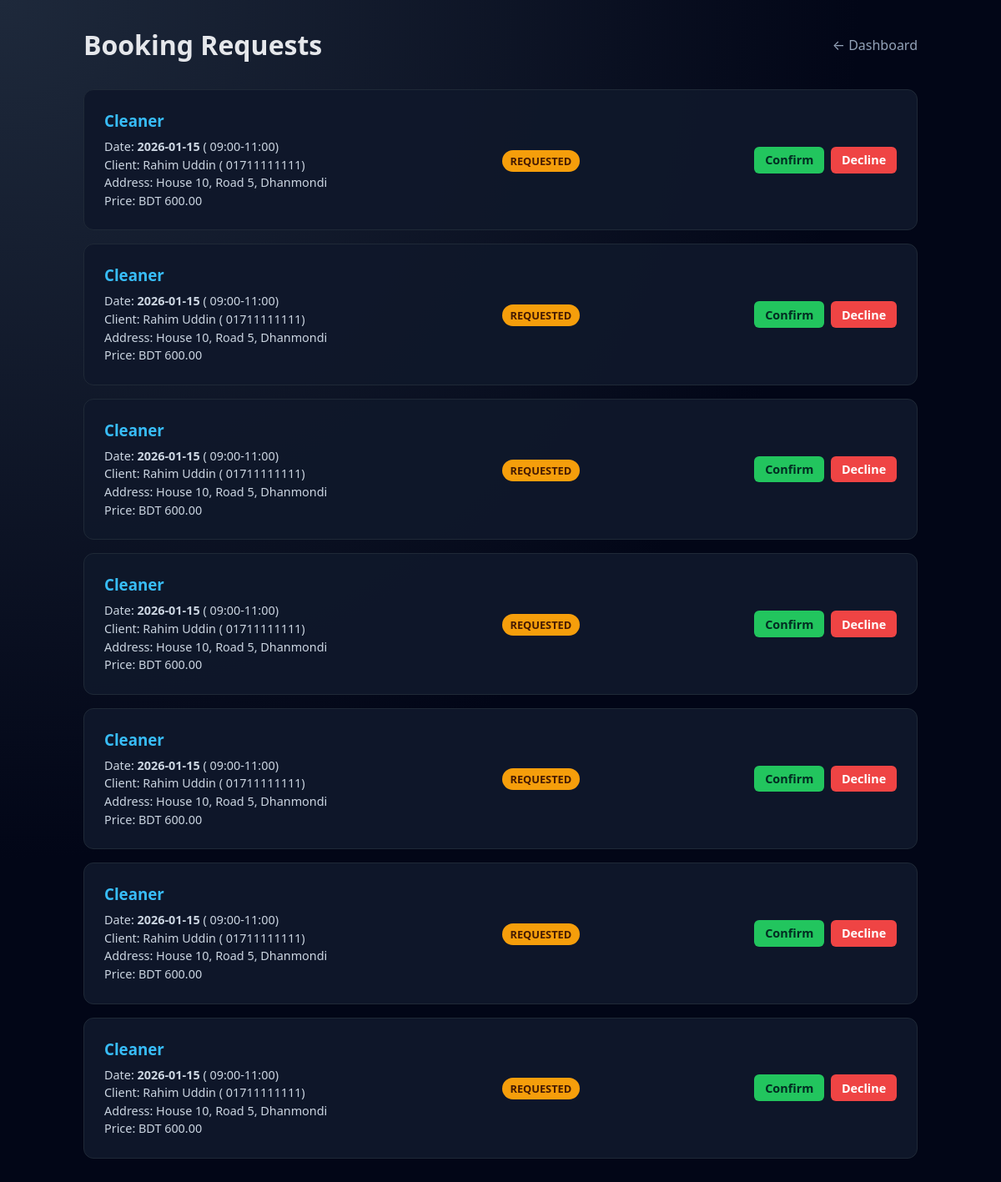
The app's page /provider_bookings.php (signed in) with its own data.
### tables this page shows
CREATE TABLE `servicebooking` (
  `BookingID` int(11) NOT NULL AUTO_INCREMENT,
  `ProviderID` int(11) NOT NULL,
  `UserID` int(11) NOT NULL,
  `ServiceType` enum('Cleaner','Van','Tuition','Meal','Other') NOT NULL,
  `Date` date NOT NULL,
  `TimeSlot` varchar(50) NOT NULL,
  `Address` varchar(255) NOT NULL,
  `Price` decimal(10,2) NOT NULL,
  `PaymentStatus` enum('Pending','Paid','Failed','Refunded') NOT NULL DEFAULT 'Pending',
  `BookingStatus` enum('Requested','Confirmed','InProgress','Completed','Cancelled') NOT NULL DEFAULT 'Requested',
  `CreatedAt` datetime NOT NULL DEFAULT current_timestamp(),
  PRIMARY KEY (`BookingID`),
  KEY `idx_booking_provider_date` (`ProviderID`,`Date`),
  KEY `idx_booking_user_date` (`UserID`,`Date`),
  CONSTRAINT `fk_booking_provider` FOREIGN KEY (`ProviderID`) REFERENCES `serviceprovider` (`ProviderID`) ON DELETE CASCADE ON UPDATE CASCADE,
  CONSTRAINT `fk_booking_user` FOREIGN KEY (`UserID`) REFERENCES `user` (`UserID`) ON DELETE CASCADE ON UPDATE CASCADE
);

CREATE TABLE `user` (
  `UserID` int(11) NOT NULL AUTO_INCREMENT,
  `FullName` varchar(100) NOT NULL,
  `Email` varchar(100) NOT NULL,
  `Phone` varchar(20) NOT NULL,
  `PasswordHash` varchar(255) NOT NULL,
  `Role` enum('Student','Owner','ServiceProvider','Admin') NOT NULL DEFAULT 'Student',
  `AgeGroup` enum('18-21','22-25','26-30','Over30') NOT NULL,
  `LivingStatus` enum('Alone','Roommates','Family','Hostel') NOT NULL,
  `CreatedAt` datetime NOT NULL DEFAULT current_timestamp(),
  `Status` enum('Active','Blocked','Suspended') NOT NULL DEFAULT 'Active',
  `Bio` text DEFAULT NULL,
  `Country` varchar(100) DEFAULT NULL,
  PRIMARY KEY (`UserID`),
  UNIQUE KEY `Email` (`Email`)
);

### provider_bookings.php (the view, shortened to what this page needs)
<?php
include 'config.php';
$providerId = $_SESSION['user_id'];
$bookings = [];
$stmt = $conn->prepare("
    SELECT sb.BookingID, sb.ServiceType, sb.Date, sb.TimeSlot, sb.Address, sb.Price, sb.BookingStatus,
           u.FullName AS ClientName, u.Phone, u.Email
    FROM SERVICEBOOKING sb
    JOIN USER u ON sb.UserID = u.UserID
    WHERE sb.ProviderID = ?
    ORDER BY sb.Date DESC
");
$stmt->bind_param("i", $providerId);
$stmt->execute();
$res = $stmt->get_result();
while ($row = $res->fetch_assoc()) {
    $bookings[] = $row;
}
?>
<!DOCTYPE html>
<html lang="en">
<head>
</head>
<body>
    <div class="container">
        <div class="header">
            <h1>Booking Requests</h1>
            <a href="index.php" class="back">← Dashboard</a>
        </div>
        <?php if (empty($bookings)): ?>
            <div class="empty">No bookings found.</div>
        <?php else: ?>
            <?php foreach ($bookings as $b): ?>
                <div class="card">
                    <div class="info">
                        <h3>
                            <?php echo htmlspecialchars($b['ServiceType']); ?>
                        </h3>
                        <div class="details">
                            Date: <strong>
                                <?php echo $b['Date']; ?>
                            </strong> (
                            <?php echo htmlspecialchars($b['TimeSlot']); ?>)<br>
                            Client:
                            <?php echo htmlspecialchars($b['ClientName']); ?> (
                            <?php echo htmlspecialchars($b['Phone']); ?>)<br>
                            Address:
                            <?php echo htmlspecialchars($b['Address']); ?><br>
                            Price: BDT
                            <?php echo number_format($b['Price'], 2); ?>
                        </div>
                    </div>
                    <div class="state">
                        <span class="status status-<?php echo $b['BookingStatus']; ?>">
                            <?php echo $b['BookingStatus']; ?>
                        </span>
                    </div>
                    <div class="actions">
                        <?php if ($b['BookingStatus'] === 'Requested'): ?>
                            <a href="?action=confirm&id=<?php echo $b['BookingID']; ?>" class="btn btn-confirm">Confirm</a>
                            <a href="?action=cancel&id=<?php echo $b['BookingID']; ?>" class="btn btn-cancel">Decline</a>
                        <?php elseif ($b['BookingStatus'] === 'Confirmed'): ?>
                            <a href="?action=complete&id=<?php echo $b['BookingID']; ?>" class="btn btn-primary"
                                style="background:#3b82f6; color:white;">Mark Complete</a>
                        <?php endif; ?>
                    </div>
                </div>
            <?php endforeach; ?>
        <?php endif; ?>
    </div>
</body>
</html>

### provider_bookings.php (style rules this page uses)
body { margin: 0; font-family: system-ui, -apple-system, BlinkMacSystemFont, "Segoe UI", sans-serif; background: radial-gradient(circle at top left, #1e293b 0, #020617 55%); color: #e5e7eb; min-height: 100vh; display: flex; justify-content: center; padding: 2rem 1rem; }
.container { width: 100%; max-width: 1000px; }
.header { display: flex; justify-content: space-between; align-items: center; margin-bottom: 2rem; }
h1 { margin: 0; }
a.back { color: #94a3b8; text-decoration: none; }
.card { background: rgba(15, 23, 42, 0.96); border: 1px solid #1f2937; border-radius: 12px; padding: 1.5rem; margin-bottom: 1rem; display: flex; flex-wrap: wrap; gap: 1rem; justify-content: space-between; align-items: center; }
.info h3 { margin: 0 0 0.5rem 0; color: #38bdf8; }
.details { font-size: 0.9rem; color: #cbd5e1; line-height: 1.5; }
.status { padding: 0.25rem 0.6rem; border-radius: 999px; font-size: 0.8rem; font-weight: bold; text-transform: uppercase; }
.status-Requested { background: #f59e0b; color: #451a03; }
.actions { display: flex; gap: 0.5rem; }
.btn { padding: 0.4rem 0.8rem; border-radius: 6px; text-decoration: none; font-weight: 600; font-size: 0.9rem; border: none; cursor: pointer; }
.btn-confirm { background: #22c55e; color: #022c22; }
.btn-cancel { background: #ef4444; color: white; }

### records on screen
servicebooking: ServiceType "Cleaner", Date "2026-01-15", TimeSlot "09:00-11:00", UserID.FullName "Rahim Uddin", UserID.Phone "01711111111", Address "House 10, Road 5, Dhanmondi", Price "600.00", BookingStatus "REQUESTED"
servicebooking: ServiceType "Cleaner", Date "2026-01-15", TimeSlot "09:00-11:00", UserID.FullName "Rahim Uddin", UserID.Phone "01711111111", Address "House 10, Road 5, Dhanmondi", Price "600.00", BookingStatus "REQUESTED"
servicebooking: ServiceType "Cleaner", Date "2026-01-15", TimeSlot "09:00-11:00", UserID.FullName "Rahim Uddin", UserID.Phone "01711111111", Address "House 10, Road 5, Dhanmondi", Price "600.00", BookingStatus "REQUESTED"
servicebooking: ServiceType "Cleaner", Date "2026-01-15", TimeSlot "09:00-11:00", UserID.FullName "Rahim Uddin", UserID.Phone "01711111111", Address "House 10, Road 5, Dhanmondi", Price "600.00", BookingStatus "REQUESTED"
servicebooking: ServiceType "Cleaner", Date "2026-01-15", TimeSlot "09:00-11:00", UserID.FullName "Rahim Uddin", UserID.Phone "01711111111", Address "House 10, Road 5, Dhanmondi", Price "600.00", BookingStatus "REQUESTED"
servicebooking: ServiceType "Cleaner", Date "2026-01-15", TimeSlot "09:00-11:00", UserID.FullName "Rahim Uddin", UserID.Phone "01711111111", Address "House 10, Road 5, Dhanmondi", Price "600.00", BookingStatus "REQUESTED"
servicebooking: ServiceType "Cleaner", Date "2026-01-15", TimeSlot "09:00-11:00", UserID.FullName "Rahim Uddin", UserID.Phone "01711111111", Address "House 10, Road 5, Dhanmondi", Price "600.00", BookingStatus "REQUESTED"
